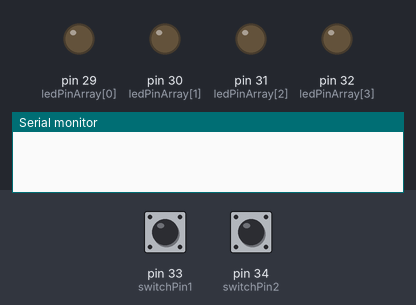
A sketch run on a simulated Arduino Mega 2560, built with avr-gcc and run on an emulated ATmega2560. Shown: output pins drawn as LEDs (lit = HIGH), the last lines printed to the serial monitor. The inputs (shaded band) are chosen by the test bench; at power-on: pin 33 (switchPin1) HIGH, pin 34 (switchPin2) LOW. Random numbers use the default seed unless the sketch sets one.

Above: at 0.5 s.
At 1.5 s:
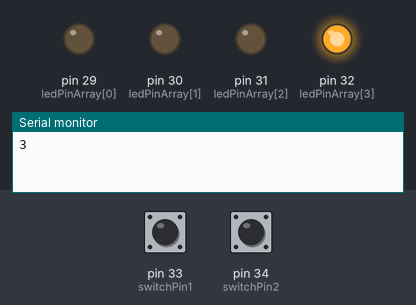
At 2.5 s:
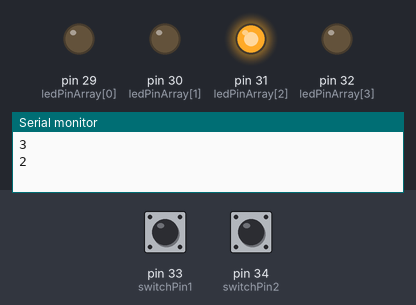
At 3.5 s:
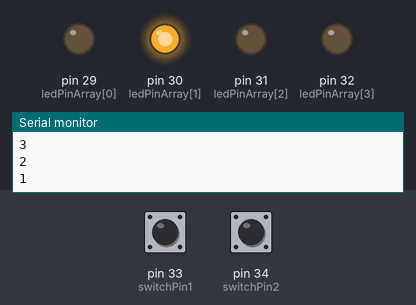
At 4.5 s:
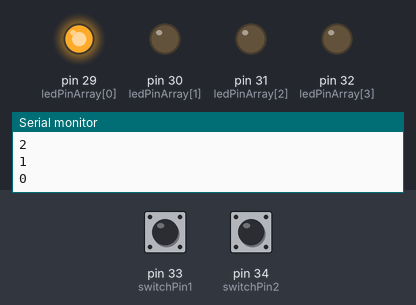
Timing chart, 0 to 5.2 s (numbered marks = the images above):
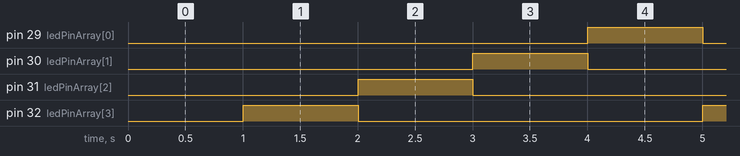

The sketch:

Digital_Lec_W6_PT1.ino
```cpp
unsigned long lastStepTime = 0;
int stepLength = 1000;
int currentStep = 0;
int totalSteps = 4;
int ledPinArray[4] = { 29, 30, 31, 32 };
int switchPin1 = 33;
int switchPin2 = 34;
long randNumber;

void setup() {
  Serial.begin(9600);
  pinMode(switchPin1, INPUT);
  pinMode(switchPin2, INPUT);
  randomSeed(analogRead(0));
  for (int i = 0; i < 4; i++) {
    pinMode(ledPinArray[i], OUTPUT);
  }
}

void loop() {
  if (millis() > lastStepTime + stepLength) {
    lastStepTime = millis();
    digitalWrite(ledPinArray[currentStep], LOW);
    if (digitalRead(switchPin1) == LOW) { //LEDs going left to right
      nextStep();
    }
    if (digitalRead(switchPin1) == HIGH) { //LEDs going right to left
      previouStep();
    }
    if (digitalRead(switchPin2) == HIGH) { //LEDs going in random order
      randomStep();
    }
    Serial.println(currentStep);
    digitalWrite(ledPinArray[currentStep], HIGH);
  }
}

void nextStep() {
  currentStep = currentStep + 1;
  if (currentStep >= totalSteps) {
    currentStep = 0;
  }
  digitalWrite(ledPinArray[currentStep], LOW);
  digitalWrite(ledPinArray[currentStep], HIGH);
}

void previouStep() {
  currentStep = currentStep - 1;
  if (currentStep < 0) {
    currentStep = totalSteps - 1;
  }
  digitalWrite(ledPinArray[currentStep], LOW);
  digitalWrite(ledPinArray[currentStep], HIGH);
}

void randomStep() {
  digitalWrite(ledPinArray[currentStep], LOW);
  randNumber = random(0, 4);
  currentStep = randNumber;
  digitalWrite(ledPinArray[currentStep], HIGH);
}
```

Measured:
- by itself, pin 29 (ledPinArray[0]), pin 30 (ledPinArray[1]), pin 31 (ledPinArray[2]), pin 32 (ledPinArray[3]): alternates HIGH for 1.0 s and LOW for 3.0 s
- by itself, everything shown: repeats every 4.0 s, in 4 steps
